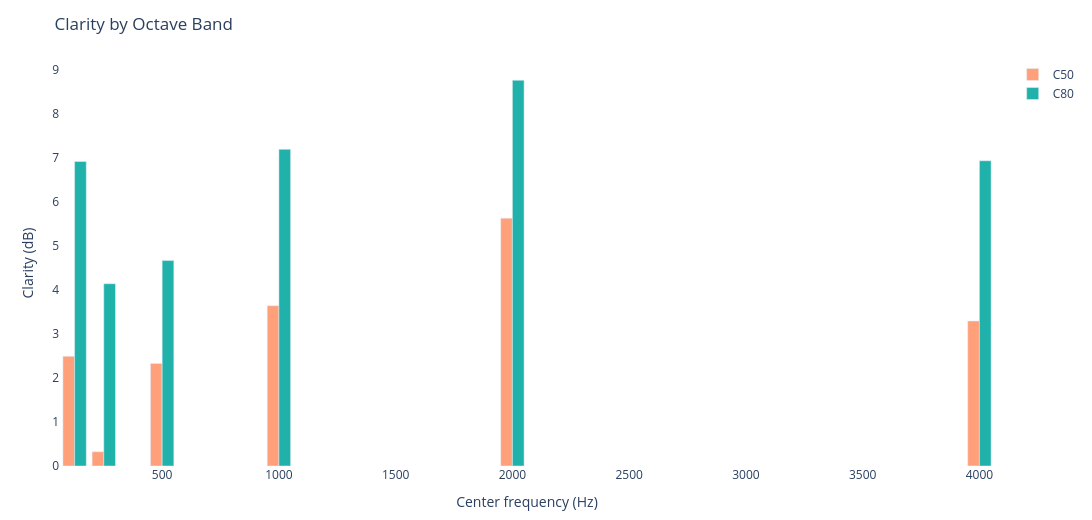

Write notebook code for a chart like this one.
### Markdown cell above
## Clarity by octave band (C50, C80)
Typical guidance: C50 > 3 dB for speech, C80 > 0 dB for music in small rooms.
Lower values imply too much late energy relative to early reflections.

### Code cell
c50s = [band_metrics[c].c50 if band_metrics[c].c50 is not None else 0.0 for c in band_metrics]
c80s = [band_metrics[c].c80 if band_metrics[c].c80 is not None else 0.0 for c in band_metrics]
clarity_fig = go.Figure()
clarity_fig.add_trace(go.Bar(x=centers, y=c50s, name="C50", marker_color="lightsalmon"))
clarity_fig.add_trace(go.Bar(x=centers, y=c80s, name="C80", marker_color="lightseagreen"))
clarity_fig.update_layout(
    title="Clarity by Octave Band",
    xaxis_title="Center frequency (Hz)",
    yaxis_title="Clarity (dB)",
    barmode="group",
    height=520,
    width=1200,
    margin=dict(l=60, r=40, t=60, b=50),
    plot_bgcolor="white",
    paper_bgcolor="white",
)
clarity_fig.show()

### Figure 1 — Plotly figure (JSON) as saved in the notebook; plotly's stock layout.template omitted (floating-point values rounded to 4 significant figures)
{"data": [{"marker": {"color": "lightsalmon"}, "name": "C50", "type": "bar", "x": [125, 250, 500, 1000, 2000, 4000], "y": [2.488, 0.3236, 2.327, 3.637, 5.623, 3.291]}, {"marker": {"color": "lightseagreen"}, "name": "C80", "type": "bar", "x": [125, 250, 500, 1000, 2000, 4000], "y": [6.909, 4.136, 4.661, 7.185, 8.752, 6.926]}], "layout": {"barmode": "group", "height": 520, "margin": {"b": 50, "l": 60, "r": 40, "t": 60}, "paper_bgcolor": "white", "plot_bgcolor": "white", "title": {"text": "Clarity by Octave Band"}, "width": 1200, "xaxis": {"title": {"text": "Center frequency (Hz)"}}, "yaxis": {"title": {"text": "Clarity (dB)"}}}}
